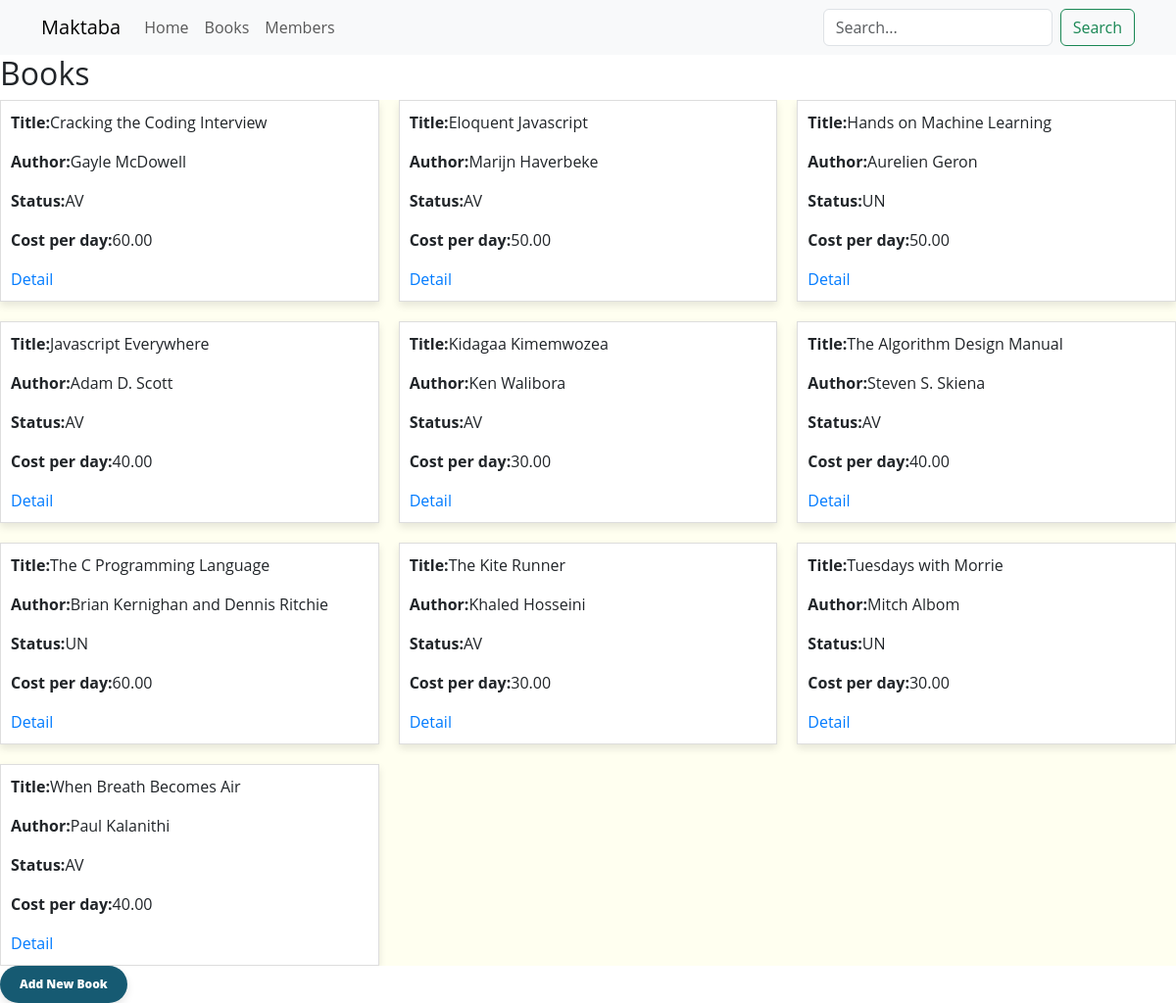
The page /all_books/ on the database as committed earlier.
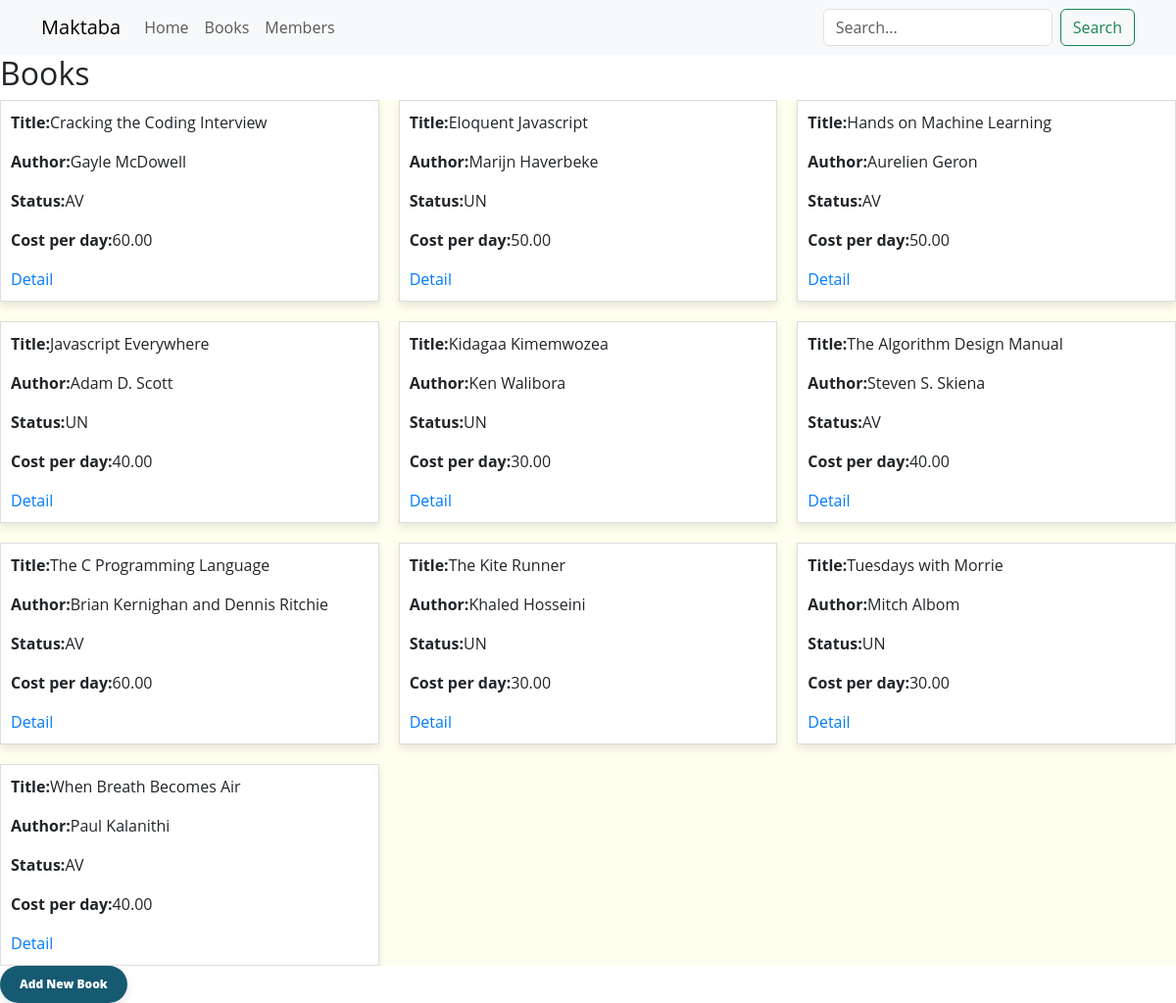
The same page on the database as committed later.
### soma/models.py (models this page shows, shortened)
class Book(models.Model):
    class BookStatus(models.TextChoices):
        AVAILABLE = "AV", _("Available")
        UNAVAILABLE = "UN", _("Unavailable")
    book_id = models.UUIDField(primary_key=True, default=uuid.uuid4)
    title = models.CharField(max_length=200)
    author = models.CharField(max_length=200)
    isbn = models.CharField(max_length=200)
    year = models.IntegerField()
    genre = models.CharField(max_length=80)
    summary = models.TextField()
    date_added = models.DateTimeField(auto_now_add=True)
    date_updated = models.DateTimeField(auto_now=True)
    status = models.CharField(
            max_length=2,
            choices=BookStatus.choices,
            default=BookStatus.AVAILABLE,
            )
    cost = models.DecimalField(max_digits=5, decimal_places=2, default=0.00)
    borrower = models.ForeignKey(
            Member,
            on_delete=models.SET_NULL,
            null=True,
            blank=True
            )
    class Meta:
        ordering = ['title']

### soma/views.py (the view)
class BookListView(ListView):
    model = Book
    template_name = 'soma/book_list.html'

### soma/templates/soma/book_list.html
{% extends 'soma/base.html' %}
{% block content %}
	<h2>Books</h2>
	<div class="book-container">
		{% for book in object_list %}
			<div class="book-card">
				<p><strong>Title:</strong>{{ book.title }}</p>
				<p><strong>Author:</strong>{{ book.author }}</p>
				<p><strong>Status:</strong>{{ book.status }}</p>
				<p><strong>Cost per day:</strong>{{ book.cost }}</p>
				<a href="{% url 'soma:book_detail' book.pk %}">Detail</a>
			</div>
		{% endfor %}
	</div>
	<div>
		<a href="{% url 'soma:book_upload' %}"><button class="button">Add New Book</button></a>
	</div>
{% endblock content %}

Rows that differ between the two databases and show on the page:
changed Book "Eloquent Javascript": status "AV" → "UN"
changed Book "Hands on Machine Learning": status "UN" → "AV"
changed Book "Javascript Everywhere": status "AV" → "UN"
changed Book "Kidagaa Kimemwozea": status "AV" → "UN"
changed Book "The C Programming Language": status "UN" → "AV"
changed Book "The Kite Runner": status "AV" → "UN"
